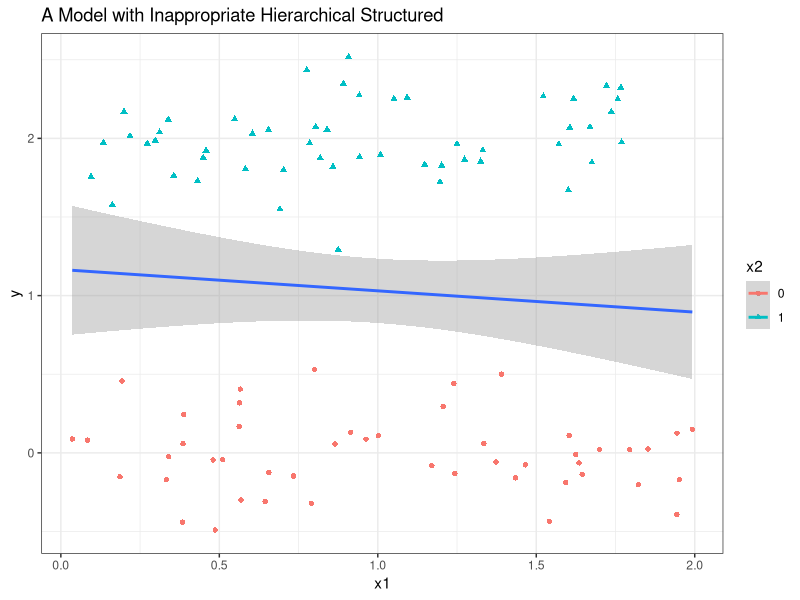
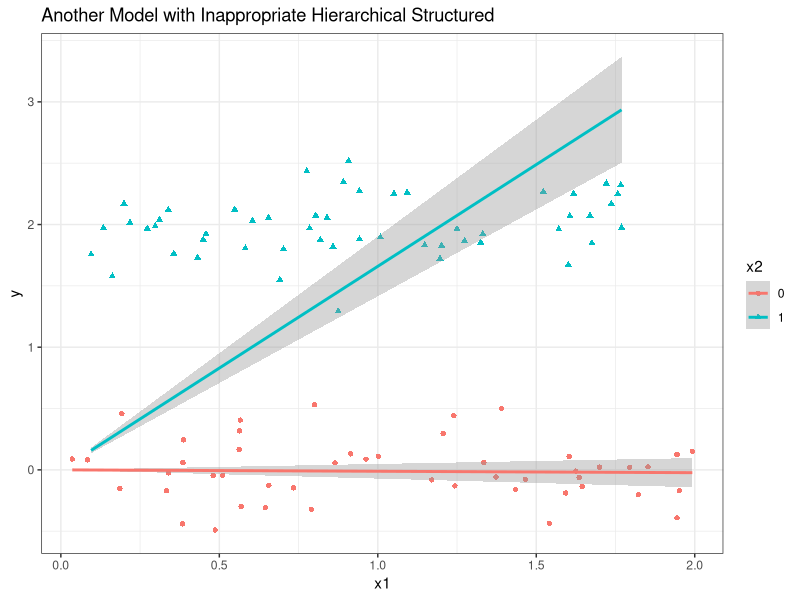

R code for these plots, in order: (Note: this script raises an error after producing the figures.)
## ---- chunk 1
library(tidyverse)

x2 <- rbinom(n = 100, size = 1, prob = .5)
x1 <- runif(n = 100, min = 0, max = 2) 
y <- x2*2 + rnorm(n = 100, sd = .25)

ggplot(data.frame(x1 = x1, x2 = factor(x2), y = y),
       aes(
         x = x1,
         y = y,
         color = x2,
         shape = x2
       )) + 
  geom_point() + 
  geom_smooth(method = 'lm', aes(group = 1)) + 
  theme_bw() +
  ggtitle("A Model with Inappropriate Hierarchical Structured")



df <- data.frame(x1 = x1, x2 = factor(x2), y = y)
ggplot(df,
       aes(
         x = x1,
         y = y,
         color = x2,
         shape = x2
       )) + 
  geom_point() + 
    geom_smooth(data = df, 
                method = 'lm',  
                formula = y ~ 0 + x) + 
  theme_bw() + 
  ggtitle("Another Model with Inappropriate Hierarchical Structured")
## ---- chunk 2
#| echo: FALSE
#| fig-align: center
#| out.width: 55%
knitr::include_graphics("standalone_figures/direct/direct.svg")
## ---- chunk 3
#| echo: FALSE
#| fig-align: center
#| out.width: 55%
knitr::include_graphics("standalone_figures/confounder/confounder.svg")
## ---- chunk 4
#| echo: FALSE
#| fig-align: center
#| out.width: 55%
knitr::include_graphics("standalone_figures/collider/collider.svg")
## ---- chunk 5
#| echo: FALSE
#| fig-align: center
#| out.width: 55%
knitr::include_graphics("standalone_figures/confounder/controlled_confounder/controlled_confounder.svg")
## ---- chunk 6
#| echo: FALSE
#| fig-align: center
#| out.width: 55%
knitr::include_graphics("standalone_figures/mediation/mediation.svg")
